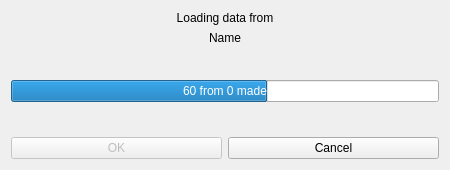
<?xml version="1.0" encoding="UTF-8"?>
<ui version="4.0">
 <class>loadingWidget</class>
 <widget class="QWidget" name="loadingWidget">
  <property name="geometry">
   <rect>
    <x>0</x>
    <y>0</y>
    <width>450</width>
    <height>170</height>
   </rect>
  </property>
  <property name="sizePolicy">
   <sizepolicy hsizetype="Preferred" vsizetype="Preferred">
    <horstretch>0</horstretch>
    <verstretch>0</verstretch>
   </sizepolicy>
  </property>
  <property name="maximumSize">
   <size>
    <width>16777215</width>
    <height>300</height>
   </size>
  </property>
  <property name="windowTitle">
   <string>Loading</string>
  </property>
  <layout class="QGridLayout" name="gridLayout">
   <item row="2" column="0" colspan="2">
    <spacer name="verticalSpacer_2">
     <property name="orientation">
      <enum>Qt::Vertical</enum>
     </property>
     <property name="sizeHint" stdset="0">
      <size>
       <width>20</width>
       <height>40</height>
      </size>
     </property>
    </spacer>
   </item>
   <item row="4" column="0" colspan="2">
    <spacer name="verticalSpacer">
     <property name="orientation">
      <enum>Qt::Vertical</enum>
     </property>
     <property name="sizeHint" stdset="0">
      <size>
       <width>20</width>
       <height>40</height>
      </size>
     </property>
    </spacer>
   </item>
   <item row="1" column="0" colspan="2">
    <widget class="QLabel" name="fileName_label">
     <property name="sizePolicy">
      <sizepolicy hsizetype="Preferred" vsizetype="Fixed">
       <horstretch>0</horstretch>
       <verstretch>0</verstretch>
      </sizepolicy>
     </property>
     <property name="text">
      <string>Name</string>
     </property>
     <property name="alignment">
      <set>Qt::AlignCenter</set>
     </property>
    </widget>
   </item>
   <item row="0" column="0" colspan="2">
    <widget class="QLabel" name="label">
     <property name="sizePolicy">
      <sizepolicy hsizetype="Preferred" vsizetype="Fixed">
       <horstretch>0</horstretch>
       <verstretch>0</verstretch>
      </sizepolicy>
     </property>
     <property name="layoutDirection">
      <enum>Qt::LeftToRight</enum>
     </property>
     <property name="text">
      <string>Loading data from</string>
     </property>
     <property name="alignment">
      <set>Qt::AlignCenter</set>
     </property>
    </widget>
   </item>
   <item row="5" column="0">
    <widget class="QPushButton" name="ok_pushButton">
     <property name="enabled">
      <bool>false</bool>
     </property>
     <property name="text">
      <string>OK</string>
     </property>
     <property name="checkable">
      <bool>false</bool>
     </property>
     <property name="checked">
      <bool>false</bool>
     </property>
     <property name="default">
      <bool>false</bool>
     </property>
     <property name="flat">
      <bool>false</bool>
     </property>
    </widget>
   </item>
   <item row="3" column="0" colspan="2">
    <widget class="QProgressBar" name="progressBar">
     <property name="maximumSize">
      <size>
       <width>16777215</width>
       <height>16777215</height>
      </size>
     </property>
     <property name="value">
      <number>60</number>
     </property>
     <property name="alignment">
      <set>Qt::AlignCenter</set>
     </property>
     <property name="textVisible">
      <bool>true</bool>
     </property>
     <property name="orientation">
      <enum>Qt::Horizontal</enum>
     </property>
     <property name="invertedAppearance">
      <bool>false</bool>
     </property>
     <property name="textDirection">
      <enum>QProgressBar::TopToBottom</enum>
     </property>
     <property name="format">
      <string>%p from 0 made</string>
     </property>
    </widget>
   </item>
   <item row="5" column="1">
    <widget class="QPushButton" name="cancel_pushButton">
     <property name="text">
      <string>Cancel</string>
     </property>
    </widget>
   </item>
  </layout>
 </widget>
 <resources/>
 <connections/>
</ui>
